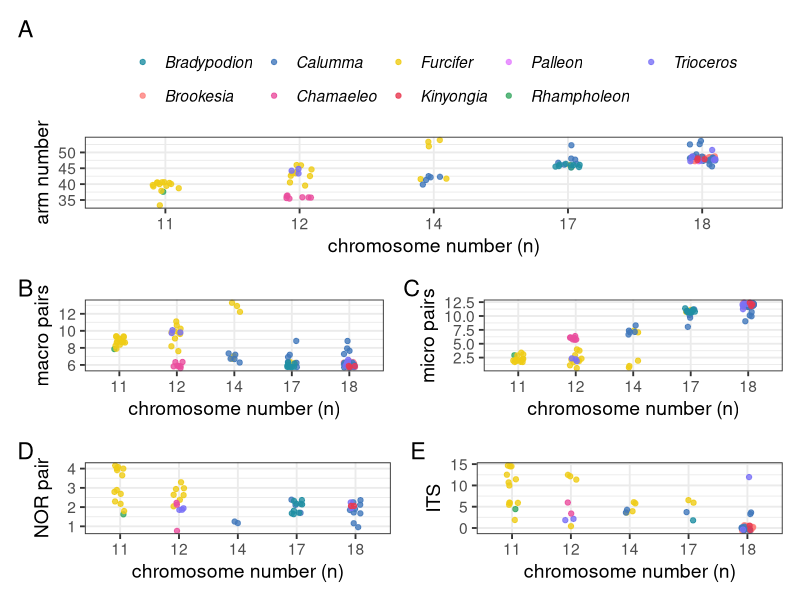

Source code (R):
## ---- chunk 1
knitr::opts_chunk$set(echo = TRUE)
## ---- chunk 2
# Load libraries
library(tidyverse)
library(here)
library(patchwork)
## ---- chunk 3
mydata <- read_csv(here("data/chromosome-data.csv"))
## ---- chunk 4
#head(mydata)
## ---- chunk 5
mydata2 <- 
  mydata %>%
  filter(haploidn == 11 | haploidn == 12 |
                 haploidn == 14 | haploidn == 17 |
                 haploidn == 18) %>%
  mutate(haploidn = as.character(haploidn))
## ---- chunk 6
mycolours <- c("#208EA3", "#FD817D", "#4178BC", "#EA4E9D", 
               "#EECC16", "#E8384F","#E37CFF","#37A862","#7A71F6")
## ---- chunk 7
p1 <- 
  ggplot(mydata2, aes(x = haploidn, y = armn, colour = genus)) +
  geom_jitter(width = 0.1, alpha = 0.8) +
  scale_colour_manual(values = mycolours) +
  theme_bw(base_size = 14) +
  xlab("chromosome number (n)") +
  ylab("arm number") +
  theme(legend.position = "top") +
  labs(tag = "A") +
  theme(legend.title = element_blank(), legend.text = element_text(face = "italic"))

p2 <- ggplot(mydata2, aes(x = haploidn, y = macrop, colour = genus)) +
  geom_jitter(width = 0.1, alpha = 0.8) +
  scale_colour_manual(values = mycolours) +
  theme_bw(base_size = 14) +
  xlab("chromosome number (n)") +
  ylab("macro pairs") +
  theme(legend.position = "none") +
  labs(tag = "B")

p3 <- ggplot(mydata2, aes(x = haploidn, y = microp, colour = genus)) +
  geom_jitter(width = 0.1, alpha = 0.8) +
  scale_colour_manual(values = mycolours) +
  theme_bw(base_size = 14) +
  xlab("chromosome number (n)") +
  ylab("micro pairs") +
  theme(legend.position = "none") +
  labs(tag = "C")

p4 <- ggplot(mydata2, aes(x = haploidn, y = norpair, colour = genus)) +
  geom_jitter(width = 0.1, alpha = 0.8) +
  scale_colour_manual(values = mycolours) +
  theme_bw(base_size = 14) +
  xlab("chromosome number (n)") +
  ylab("NOR pair") +
  theme(legend.position = "none") +
  labs(tag = "D")

p5 <- ggplot(mydata2, aes(x = haploidn, y = its, group = haploidn)) +
  geom_jitter(aes(colour = genus), width = 0.1, alpha = 0.8) +
  scale_colour_manual(values = mycolours) +
  theme_bw(base_size = 14) +
  xlab("chromosome number (n)") +
  ylab("ITS") +
  theme(legend.position = "none") +
  labs(tag = "E")

p1 / (p2 + p3) / (p4 + p5)

#ggsave(here("outputs/OTUs/morphology-chromono.png"))
